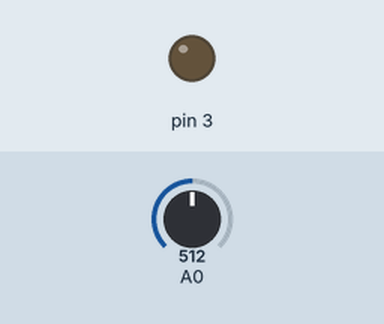
Simulated run of this sketch. Board: Arduino Uno, built with avr-gcc and run on an emulated ATmega328P. Shown: output pins drawn as LEDs (lit = HIGH). The test bench sets the inputs (shaded band); at power-on: A0 = 512. What the sketch prints to the serial monitor is not drawn.

Above: at 1.2 s.
1.3 s: A0 set to 716
At 2.5 s:
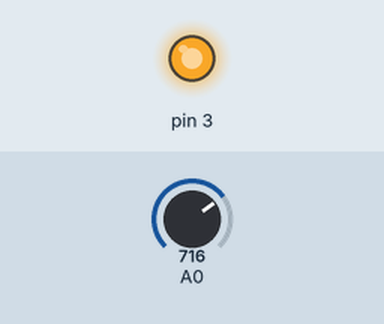
2.8 s: A0 set to 649
At 3.8 s:
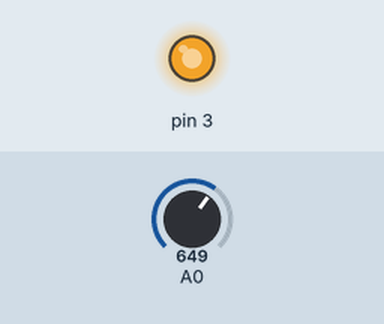
4.3 s: A0 set to 632
At 5.0 s:
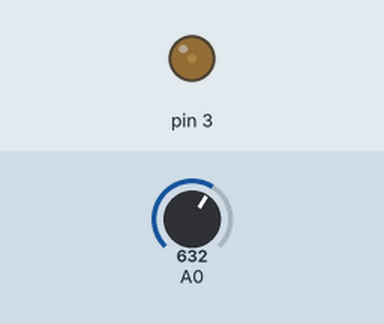
Timing chart, 0 to 7.3 s (numbered marks = the images above; inputs shaded):
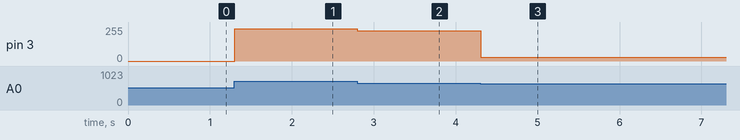

Measured:
- the behaviour switches between 640 and 639 on A0 (found by bisection; images 2 and 3)
- after the input at 1.3 s, pin 3: 0/255 → 243/255 at once
- after the input at 2.8 s, pin 3: 243/255 → 227/255 at once
- after the input at 4.3 s, pin 3: 227/255 → 30/255 at once

The sketch:

analog_read.ino
```cpp
void setup()
{
	Serial.begin(9600);
	pinMode(A0, INPUT);
	pinMode(3, OUTPUT);
}

void loop()
{
	int	val = analogRead(A0) * 256 / 1024.0;
	analogWrite(3, val);
	Serial.println(val);
}
```
